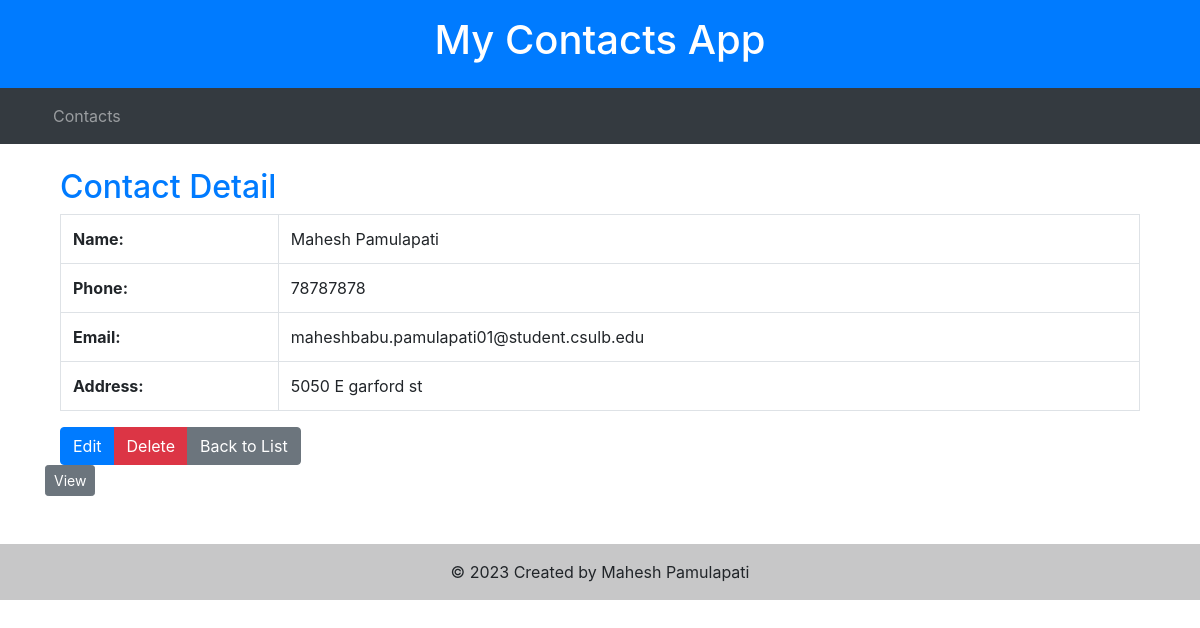
The app's page /23/ with its own data.
### MY_Contacts/models.py (models this page shows, shortened)
class Contact(models.Model):
    first_name = models.CharField(max_length=100)
    last_name = models.CharField(max_length=100)
    phone_number = models.CharField(max_length=15)
    email = models.EmailField()
    address = models.TextField(null=True, blank=True)

### MY_Contacts/views.py (the view)
# urls.py: path('<int:id>/', views.contact_detail, name='contact_detail'),
def contact_detail(request, id):
    contact = get_object_or_404(Contact, id=id)
    context = {'contact': contact}
    return render(request, 'MY_Contacts/contact_detail.html', context)

### MY_Contacts/Templates/MY_Contacts/contact_detail.html (shortened to what this page needs)
{% extends 'MY_Contacts/base.html' %}
{% block content %}
<div class="container">
    <h2 class="text-primary">Contact Detail</h2>
    <table class="table table-bordered">
        <tbody>
            <tr>
                <th>Name:</th>
                <td>{{ contact.first_name }} {{ contact.last_name }}</td>
            </tr>
            <tr>
                <th>Phone:</th>
                <td>{{ contact.phone_number }}</td>
            </tr>
            <tr>
                <th>Email:</th>
                <td>{{ contact.email }}</td>
            </tr>
            <tr>
                <th>Address:</th>
                <td>{{ contact.address }}</td>
            </tr>
        </tbody>
    </table>
    <div class="btn-group">
        <a href="{% url 'MY_Contacts:contact_update' contact.id %}" class="btn btn-primary">Edit</a>
        <a href="{% url 'MY_Contacts:confirm_delete' contact.id %}" class="btn btn-danger">Delete</a>
        <a href="{% url 'MY_Contacts:contact_list' %}" class="btn btn-secondary">Back to List</a>
    </div>
</div>
<a href="{% url 'MY_Contacts:contact_detail' contact.id %}" class="btn btn-sm btn-secondary">View</a>
{% endblock %}

### records on screen
Contact: first_name "Mahesh", last_name "Pamulapati", phone_number "78787878", email "maheshbabu.pamulapati01@student.csulb.edu", address "5050 E garford st"
